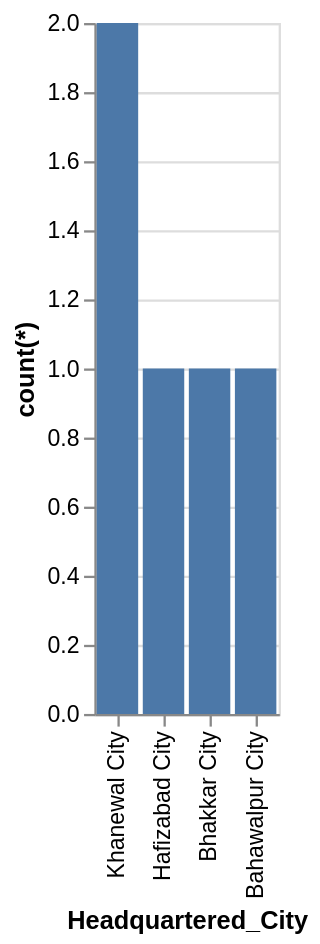

This figure's Vega-Lite source:
### Vega-Lite specification from a JSON file in a GitHub repository (floating-point values rounded to 4 significant figures)
{"data": {"values": [{"x_data": "Khanewal City", "y_data": 2}, {"x_data": "Hafizabad City", "y_data": 1}, {"x_data": "Bhakkar City", "y_data": 1}, {"x_data": "Bahawalpur City", "y_data": 1}]}, "mark": "bar", "encoding": {"x": {"field": "x_data", "type": "nominal", "title": "Headquartered_City", "sort": "descending"}, "y": {"field": "y_data", "type": "quantitative", "title": "count(*)"}}}
